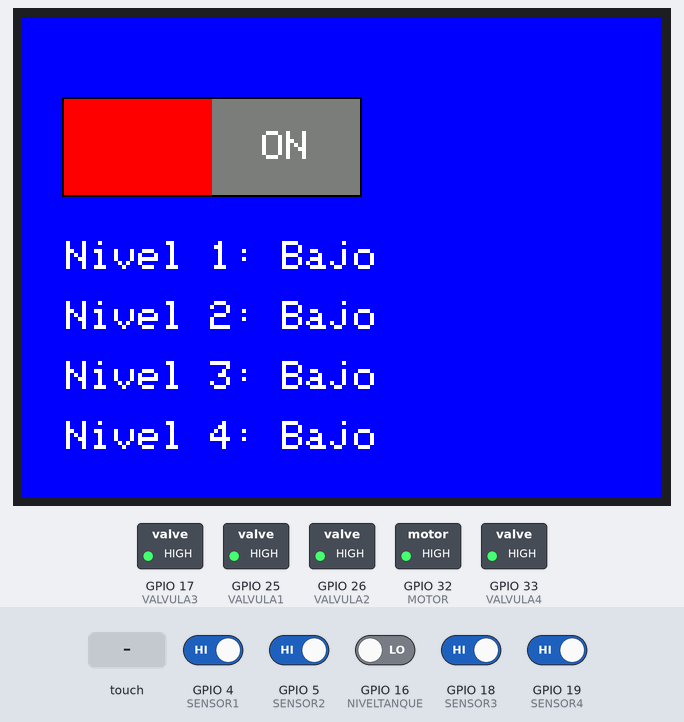
Simulated run of this sketch. Board: ESP32. Parts: 320×240 colour display, switched loads named in the sketch (green lamp = pin HIGH). The inputs (shaded band) are chosen by the test bench; at power-on: GPIO 4 (SENSOR1), GPIO 5 (SENSOR2), GPIO 18 (SENSOR3), GPIO 19 (SENSOR4) HIGH, GPIO 16 (NIVELTANQUE) LOW. Storage starts empty; what the sketch prints to the serial monitor is not drawn.

Above: at 1.5 s.
1.6 s: screen touched at 38 % across, 30 % down
At 2.7 s:
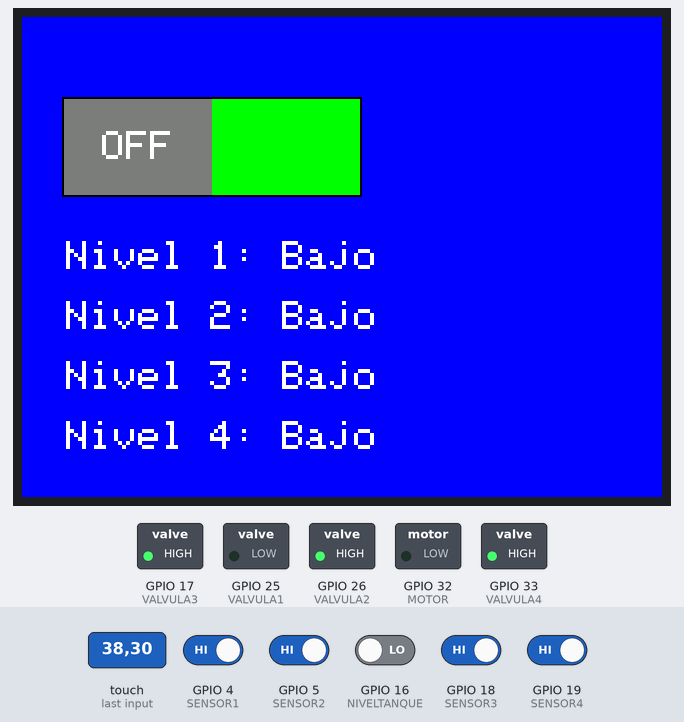
3.3 s: GPIO 4 (SENSOR1) driven LOW
At 4.4 s:
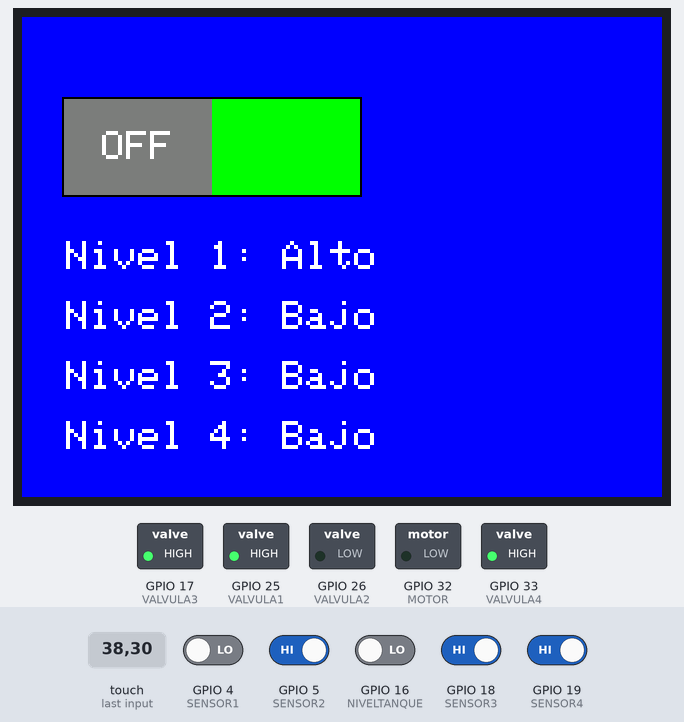
4.8 s: GPIO 5 (SENSOR2) driven LOW
At 5.3 s:
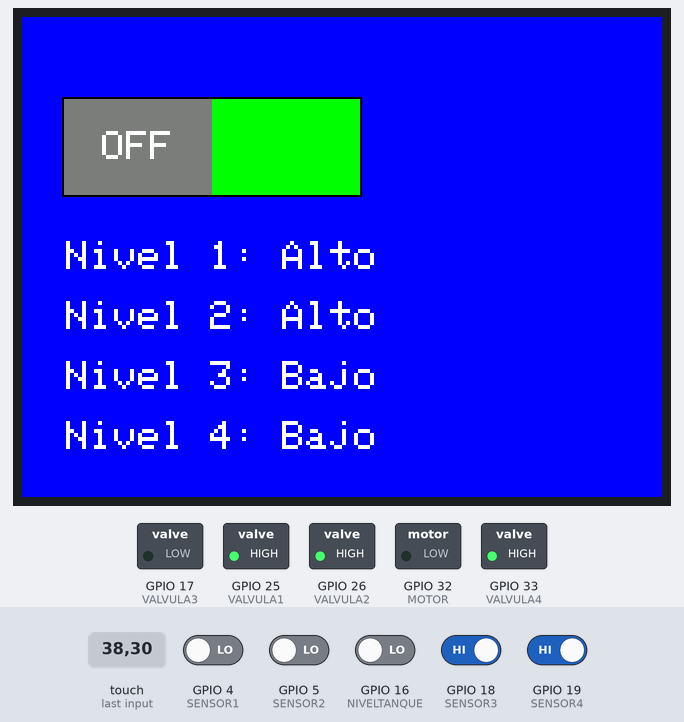
6.4 s: GPIO 18 (SENSOR3) driven LOW
At 7.5 s:
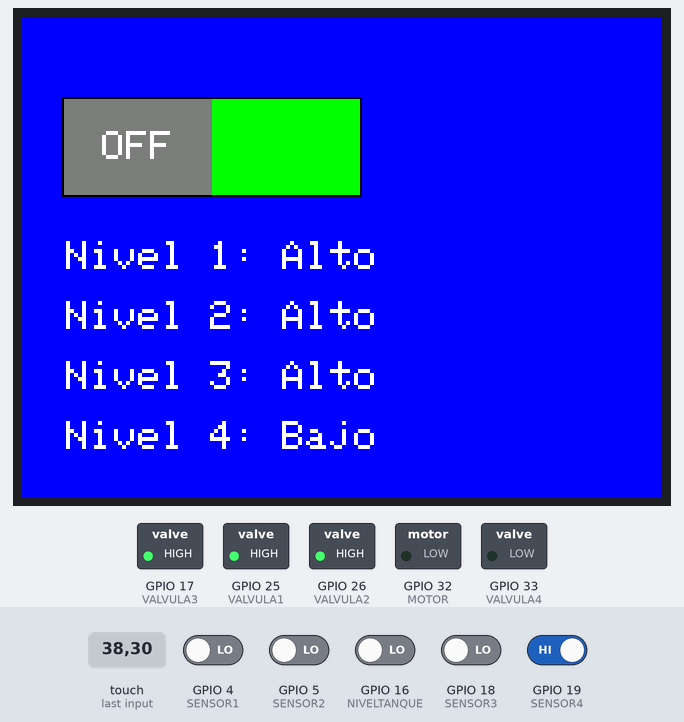
8.0 s: GPIO 16 (NIVELTANQUE) driven HIGH
At 8.9 s:
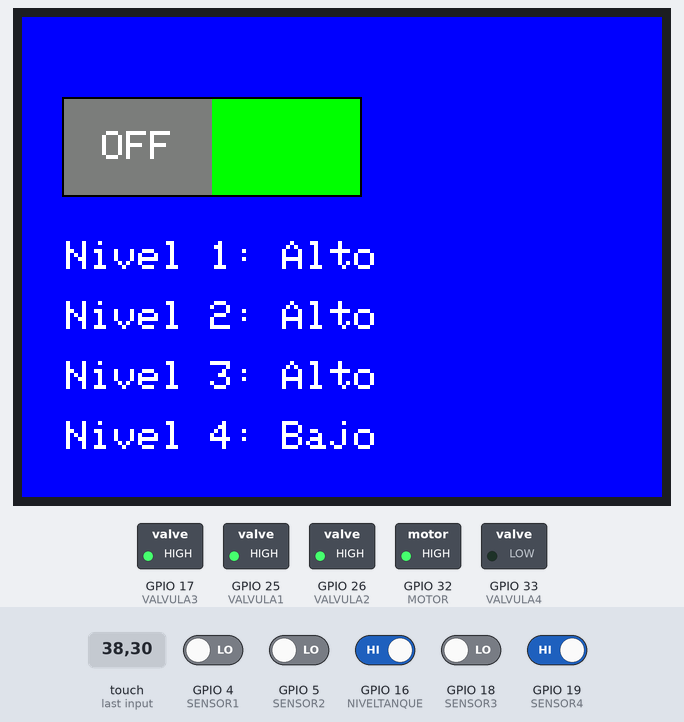
9.5 s: GPIO 5 (SENSOR2) driven HIGH
At 9.9 s:
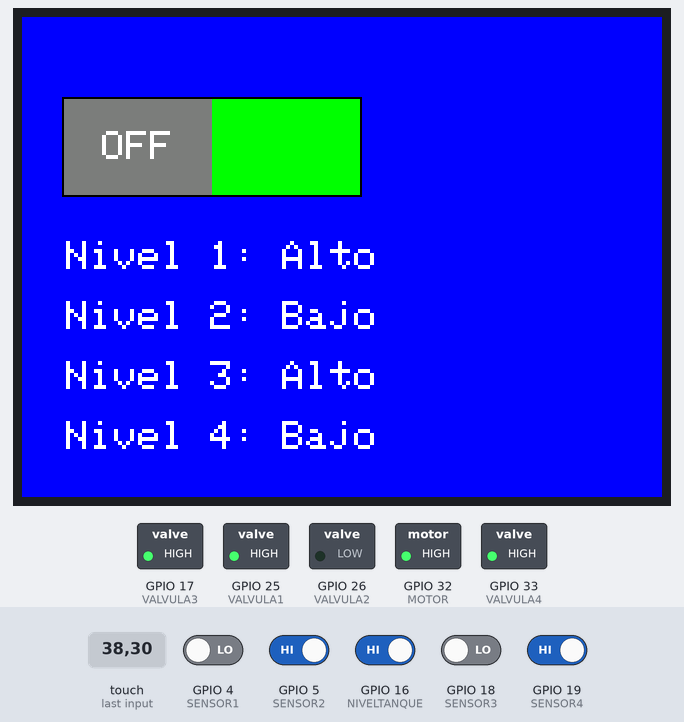
Timing chart, 0 to 12.0 s (numbered marks = the images above; inputs shaded):
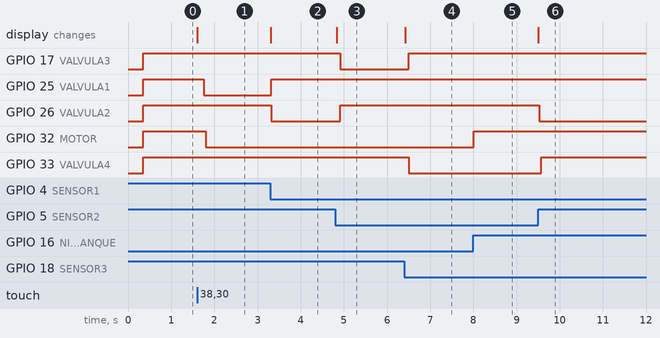

The sketch:

TFTMODULOINTERMEDIO.ino
```cpp
// Example of drawing a graphical "switch" and using
// the touch screen to change it's state.

// This sketch does not use the libraries button drawing
// and handling functions.

// Based on Adafruit_GFX library onoffbutton example.

// Touch handling for XPT2046 based screens is handled by
// the TFT_eSPI library.

// Calibration data is stored in SPIFFS so we need to include it
#include "FS.h"

#include <SPI.h>

#include <TFT_eSPI.h> // Hardware-specific library

TFT_eSPI tft = TFT_eSPI();       // Invoke custom library

// This is the file name used to store the touch coordinate
// calibration data. Change the name to start a new calibration.
#define CALIBRATION_FILE "/TouchCalData3"

// Set REPEAT_CAL to true instead of false to run calibration
// again, otherwise it will only be done once.
// Repeat calibration if you change the screen rotation.
#define REPEAT_CAL false

bool SwitchOn = false;

// Comment out to stop drawing black spots
//#define BLACK_SPOT

// Switch position and size
#define FRAME_X 20
#define FRAME_Y 40
#define FRAME_W 150
#define FRAME_H 50

// Red zone size
#define REDBUTTON_X FRAME_X
#define REDBUTTON_Y FRAME_Y
#define REDBUTTON_W (FRAME_W/2)
#define REDBUTTON_H FRAME_H

// Green zone size
#define GREENBUTTON_X (REDBUTTON_X + REDBUTTON_W)
#define GREENBUTTON_Y FRAME_Y
#define GREENBUTTON_W (FRAME_W/2)
#define GREENBUTTON_H FRAME_H


#define SENSOR1 4
#define SENSOR2 5
#define SENSOR3 18
#define SENSOR4 19
#define NIVELTANQUE 16

#define VALVULA1 25
#define VALVULA2 26
#define VALVULA3 17
#define VALVULA4 33
#define MOTOR 32

uint16_t contador = 0;
bool NIVEL1 = false;
bool NIVEL2 = false;
bool NIVEL3 = false;
bool NIVEL4 = false;


void touch_calibrate()
{
  uint16_t calData[5];
  uint8_t calDataOK = 0;

  // check file system exists
  if (!SPIFFS.begin()) {
    Serial.println("Formatting file system");
    SPIFFS.format();
    SPIFFS.begin();
  }

  // check if calibration file exists and size is correct
  if (SPIFFS.exists(CALIBRATION_FILE)) {
    if (REPEAT_CAL)
    {
      // Delete if we want to re-calibrate
      SPIFFS.remove(CALIBRATION_FILE);
    }
    else
    {
      File f = SPIFFS.open(CALIBRATION_FILE, "r");
      if (f) {
        if (f.readBytes((char *)calData, 14) == 14)
          calDataOK = 1;
        f.close();
      }
    }
  }

  if (calDataOK && !REPEAT_CAL) {
    // calibration data valid
    tft.setTouch(calData);
  } else {
    // data not valid so recalibrate
    tft.fillScreen(TFT_BLACK);
    tft.setCursor(20, 0);
    tft.setTextFont(2);
    tft.setTextSize(1);
    tft.setTextColor(TFT_WHITE, TFT_BLACK);

    tft.println("Touch corners as indicated");

    tft.setTextFont(1);
    tft.println();

    if (REPEAT_CAL) {
      tft.setTextColor(TFT_RED, TFT_BLACK);
      tft.println("Set REPEAT_CAL to false to stop this running again!");
    }

    tft.calibrateTouch(calData, TFT_MAGENTA, TFT_BLACK, 15);

    tft.setTextColor(TFT_GREEN, TFT_BLACK);
    tft.println("Calibration complete!");

    // store data
    File f = SPIFFS.open(CALIBRATION_FILE, "w");
    if (f) {
      f.write((const unsigned char *)calData, 14);
      f.close();
    }
  }
}

void drawFrame()
{
  tft.drawRect(FRAME_X, FRAME_Y, FRAME_W, FRAME_H, TFT_BLACK);
}

// Draw a red button
void redBtn()
{
  tft.fillRect(REDBUTTON_X, REDBUTTON_Y, REDBUTTON_W, REDBUTTON_H, TFT_RED);
  tft.fillRect(GREENBUTTON_X, GREENBUTTON_Y, GREENBUTTON_W, GREENBUTTON_H, TFT_DARKGREY);
  drawFrame();
  tft.setTextColor(TFT_WHITE);
  tft.setTextSize(2);
  tft.setTextDatum(MC_DATUM);
  tft.drawString("ON", GREENBUTTON_X + (GREENBUTTON_W / 2), GREENBUTTON_Y + (GREENBUTTON_H / 2));
  SwitchOn = false;
}

// Draw a green button
void greenBtn()
{
  tft.fillRect(GREENBUTTON_X, GREENBUTTON_Y, GREENBUTTON_W, GREENBUTTON_H, TFT_GREEN);
  tft.fillRect(REDBUTTON_X, REDBUTTON_Y, REDBUTTON_W, REDBUTTON_H, TFT_DARKGREY);
  drawFrame();
  tft.setTextColor(TFT_WHITE);
  tft.setTextSize(2);
  tft.setTextDatum(MC_DATUM);
  tft.drawString("OFF", REDBUTTON_X + (REDBUTTON_W / 2) + 1, REDBUTTON_Y + (REDBUTTON_H / 2));
  SwitchOn = true;
}
//------------------------------------------------------------------------------------------
//------------------------------------------------------------------------------------------
void setup(void)
{
  Serial.begin(9600);
  tft.init();

  // Set the rotation before we calibrate
  tft.setRotation(1);

  // call screen calibration
  touch_calibrate();

  // clear screen
  tft.fillScreen(TFT_BLUE);

  // Draw button (this example does not use library Button class)
  redBtn();
  pinMode(SENSOR1, INPUT);
  pinMode(SENSOR2, INPUT);
  pinMode(SENSOR3, INPUT);
  pinMode(SENSOR4, INPUT);
  pinMode(NIVELTANQUE, INPUT);

  pinMode(VALVULA1, OUTPUT);
  pinMode(VALVULA2, OUTPUT);
  pinMode(VALVULA3, OUTPUT);
  pinMode(VALVULA4, OUTPUT);
  pinMode(MOTOR, OUTPUT);

  digitalWrite(VALVULA1,HIGH);
  digitalWrite(VALVULA2,HIGH);
  digitalWrite(VALVULA3,HIGH);
  digitalWrite(VALVULA4,HIGH);
  digitalWrite(MOTOR,HIGH);

  tft.drawString("Nivel 1: Alto", 100, 120);

  tft.drawString("Nivel 2: Alto", 100, 150);
  tft.drawString("Nivel 3: Alto", 100, 180);
  tft.drawString("Nivel 4: Alto", 100, 210);
}
//------------------------------------------------------------------------------------------
//------------------------------------------------------------------------------------------

void niveles_agua(){
  if(digitalRead(SENSOR1) == NIVEL1){}
  else{
    if (digitalRead(SENSOR1) == true){
      NIVEL1 = true;
      tft.fillRect(0, 110, 300, 20, TFT_BLUE);
      tft.drawString("Nivel 1: Bajo", 100, 120);
    }
    else{
      NIVEL1 = false;
      tft.fillRect(0, 110, 300, 20, TFT_BLUE);
      tft.drawString("Nivel 1: Alto", 100, 120);
      }
    }

  if(digitalRead(SENSOR2) == NIVEL2){}
  else{
    if (digitalRead(SENSOR2) == true){
      NIVEL2 = true;
      tft.fillRect(0, 140, 300, 20, TFT_BLUE);
      tft.drawString("Nivel 2: Bajo", 100, 150);
    }
    else{
      NIVEL2 = false;
      tft.fillRect(0, 140, 300, 20, TFT_BLUE);
      tft.drawString("Nivel 2: Alto", 100, 150);
      }
    }
  if(digitalRead(SENSOR3) == NIVEL3){}
  else{
    if (digitalRead(SENSOR3) == true){
      NIVEL3 = true;
      tft.fillRect(0, 170, 300, 20, TFT_BLUE);
      tft.drawString("Nivel 3: Bajo", 100, 180);
    }
    else{
      NIVEL3 = false;
      tft.fillRect(0, 170, 300, 20, TFT_BLUE);
      tft.drawString("Nivel 3: Alto", 100, 180);
      }
    }

  if(digitalRead(SENSOR4) == NIVEL4){}
  else{
    if (digitalRead(SENSOR4) == true){
      NIVEL4 = true;
      tft.fillRect(0, 200, 300, 20, TFT_BLUE);
      tft.drawString("Nivel 4: Bajo", 100, 210);
    }
    else{
      NIVEL4 = false;
      tft.fillRect(0, 200, 300, 20, TFT_BLUE);
      tft.drawString("Nivel 4: Alto", 100, 210);
      }
    }
  }


void valvulas(){
  if (SwitchOn == false){
    digitalWrite(VALVULA1,HIGH);
    digitalWrite(VALVULA2,HIGH);
    digitalWrite(VALVULA3,HIGH);
    digitalWrite(VALVULA4,HIGH);
    digitalWrite(MOTOR,HIGH);
    }
  else{
      if (digitalRead(SENSOR1) == true){
        digitalWrite(VALVULA1,LOW);
        delay(50);
        digitalWrite(VALVULA2,HIGH);
        digitalWrite(VALVULA3,HIGH);
        digitalWrite(VALVULA4,HIGH);
        if (digitalRead(NIVELTANQUE) == true){
          digitalWrite(MOTOR,HIGH);}
        else{digitalWrite(MOTOR,LOW);}
        Serial.println("Valvula 1 Activada");
        }
      else{
        digitalWrite(VALVULA1,HIGH);
        if (digitalRead(SENSOR2) == true){
          digitalWrite(VALVULA2,LOW);
          delay(50);
          digitalWrite(VALVULA1,HIGH);
          digitalWrite(VALVULA3,HIGH);
          digitalWrite(VALVULA4,HIGH);
          if (digitalRead(NIVELTANQUE) == true){
            digitalWrite(MOTOR,HIGH);}
          else{digitalWrite(MOTOR,LOW);}
          Serial.println("Valvula 2 Activada");
        }
        else{
          digitalWrite(VALVULA2,HIGH);
          if (digitalRead(SENSOR3) == true){
            digitalWrite(VALVULA3,LOW);
            delay(50);
            digitalWrite(VALVULA1,HIGH);
            digitalWrite(VALVULA2,HIGH);
            digitalWrite(VALVULA4,HIGH);
            if (digitalRead(NIVELTANQUE) == true){
              digitalWrite(MOTOR,HIGH);}
            else{digitalWrite(MOTOR,LOW);}
            Serial.println("Valvula 3 Activada");
          }
          else{
            digitalWrite(VALVULA3,HIGH);
            if (digitalRead(SENSOR4) == true){
              digitalWrite(VALVULA4,LOW);
              delay(50);
              digitalWrite(VALVULA2,HIGH);
              digitalWrite(VALVULA3,HIGH);
              digitalWrite(VALVULA1,HIGH);
              if (digitalRead(NIVELTANQUE) == true){
                digitalWrite(MOTOR,HIGH);}
              else{digitalWrite(MOTOR,LOW);}
              Serial.println("Valvula 4 Activada");
            }
            else{
              digitalWrite(VALVULA4,HIGH);
              digitalWrite(VALVULA2,HIGH);
              digitalWrite(VALVULA3,HIGH);
              digitalWrite(VALVULA1,HIGH);
              digitalWrite(MOTOR,HIGH);
             }
             }
         }
         }
    }


  }

void loop(){
  uint16_t x, y;
  contador = contador +1;
  if (contador == 100){
    contador = 0;
    valvulas();
    Serial.println(digitalRead(NIVELTANQUE));}


  niveles_agua();
  // See if there's any touch data for us
  if (tft.getTouch(&x, &y))
  {
    // Draw a block spot to show where touch was calculated to be
    #ifdef BLACK_SPOT
      tft.fillCircle(x, y, 2, TFT_BLACK);
    #endif

    if (SwitchOn)
    {
      if ((x > REDBUTTON_X) && (x < (REDBUTTON_X + REDBUTTON_W))) {
        if ((y > REDBUTTON_Y) && (y <= (REDBUTTON_Y + REDBUTTON_H))) {
          Serial.println("Red btn hit");
          redBtn();
        }
      }
    }
    else //Record is off (SwitchOn == false)
    {
      if ((x > GREENBUTTON_X) && (x < (GREENBUTTON_X + GREENBUTTON_W))) {
        if ((y > GREENBUTTON_Y) && (y <= (GREENBUTTON_Y + GREENBUTTON_H))) {
          Serial.println("Green btn hit");
          greenBtn();
        }
      }
    }

    Serial.println(SwitchOn);

  }
}
//------------------------------------------------------------------------------------------
```

Measured:
- after the input at 1.6 s, GPIO 25 (VALVULA1): HIGH → LOW after 0.16 s; GPIO 32 (MOTOR): HIGH → LOW after 0.21 s; the display: changes at once (image 1)
- after the input at 3.3 s, GPIO 25 (VALVULA1): LOW → HIGH at once; GPIO 26 (VALVULA2): HIGH → LOW at once; the display: changes at once (image 2)
- after the input at 4.8 s, GPIO 17 (VALVULA3): HIGH → LOW after 0.11 s; GPIO 26 (VALVULA2): LOW → HIGH after 0.11 s; the display: changes at once (image 3)
- after the input at 6.4 s, GPIO 17 (VALVULA3): LOW → HIGH after 0.11 s; GPIO 33 (VALVULA4): HIGH → LOW after 0.11 s; the display: changes at once (image 4)
- after the input at 8.0 s, GPIO 32 (MOTOR): LOW → HIGH at once
- after the input at 9.5 s, GPIO 26 (VALVULA2): HIGH → LOW at once; GPIO 33 (VALVULA4): LOW → HIGH after 0.07 s; the display: changes at once (image 6)
